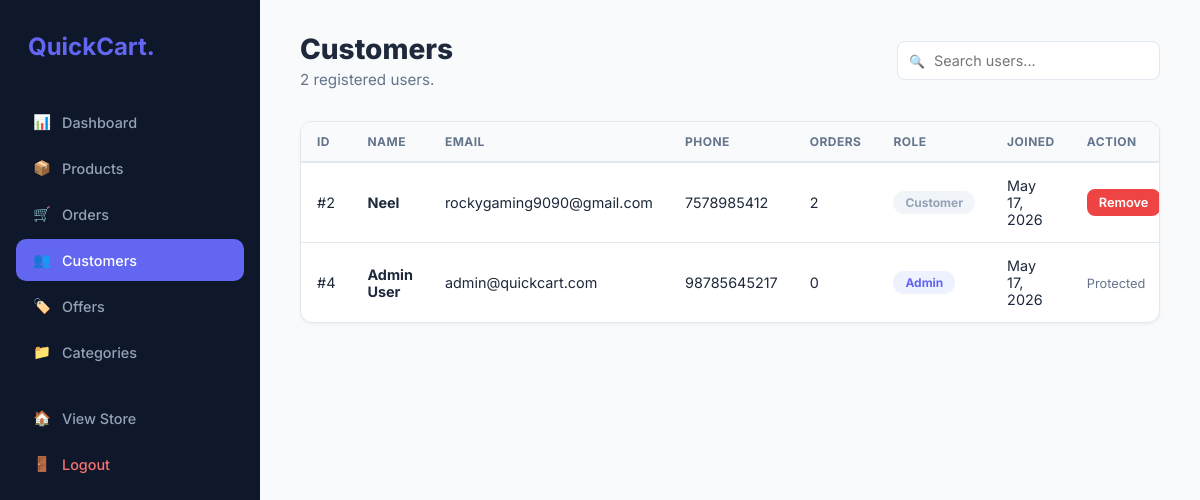
Screenshot of /admin.php?tab=users (signed in) with the database file from the repository.
### tables this page shows
CREATE TABLE `users` (
  `id` int(11) NOT NULL,
  `username` varchar(100) NOT NULL,
  `email` varchar(100) NOT NULL,
  `phone` varchar(20) NOT NULL,
  `address` text NOT NULL,
  `password` varchar(255) NOT NULL,
  `is_admin` tinyint(1) DEFAULT 0,
  `created_at` timestamp NOT NULL DEFAULT current_timestamp()
);

### config.php (called while the page is built, shortened)
<?php
function e(?string $value): string {
    return htmlspecialchars($value ?? '', ENT_QUOTES, 'UTF-8');
}
?>

### includes/admin_tabs/users.php (the view, shortened to what this page needs)
<?php
$stmt = $pdo->prepare("SELECT u.*, (SELECT COUNT(*) FROM orders WHERE user_id = u.id) as order_count FROM users u ORDER BY u.id ASC");
$stmt->execute();
$users = $stmt->fetchAll();
?>
<div class="page-header" style="display:flex;justify-content:space-between;align-items:center">
    <div><h1>Customers</h1><p><?= count($users) ?> registered users.</p></div>
    <div class="search-box"><input type="text" id="searchUsers" placeholder="Search users..."></div>
</div>
<div class="card">
    <div class="card-body" style="padding:0">
        <table id="usersTable">
            <thead><tr><th>ID</th><th>Name</th><th>Email</th><th>Phone</th><th>Orders</th><th>Role</th><th>Joined</th><th>Action</th></tr></thead>
            <tbody>
            <?php foreach($users as $u): ?>
                <tr>
                    <td>#<?= $u['id'] ?></td>
                    <td><strong><?= e($u['username']) ?></strong></td>
                    <td><?= e($u['email']) ?></td>
                    <td><?= e($u['phone']) ?></td>
                    <td><?= $u['order_count'] ?></td>
                    <td>
                        <?php if($u['is_admin']): ?>
                            <span class="badge badge-primary">Admin</span>
                        <?php else: ?>
                            <span class="badge" style="background:#F1F5F9;color:#94A3B8">Customer</span>
                        <?php endif; ?>
                    </td>
                    <td><?= date('M d, Y', strtotime($u['created_at'])) ?></td>
                    <td>
                        <?php if(!$u['is_admin']): ?>
                            <form method="POST" style="display:inline" onsubmit="return confirm('Remove user <?= e($u['username']) ?>? This will also delete their orders.')">
                                <button type="submit" name="delete_user" class="btn btn-sm btn-danger">Remove</button>
                            </form>
                        <?php else: ?>
                            <span style="color:var(--text-light);font-size:.8rem">Protected</span>
                        <?php endif; ?>
                    </td>
                </tr>
            <?php endforeach; ?>
            </tbody>
        </table>
    </div>
</div>

### admin.php (style rules this page uses)
:root { --bg:#F8FAFC;--sidebar:#0F172A;--sidebar-hover:#1E293B;--primary:#6366F1;--primary-soft:#EEF2FF;--success:#10B981;--success-soft:#D1FAE5;--warning:#F59E0B;--warning-soft:#FEF3C7;--danger:#EF4444;--danger-soft:#FEE2E2;--text:#1E293B;--text-light:#64748B;--white:#FFF;--border:#E2E8F0;--shadow:0 1px 3px rgba(0,0,0,.06);--radius:12px }
* { margin:0;padding:0;box-sizing:border-box }
body { background:var(--bg);font-family:'Inter',sans-serif;display:flex;color:var(--text) }
.page-header { margin-bottom:32px }
.page-header h1 { font-size:1.75rem;font-weight:800 }
.page-header p { color:var(--text-light);margin-top:4px;font-size:.95rem }
.card { background:var(--white);border-radius:var(--radius);box-shadow:var(--shadow);border:1px solid var(--border);overflow:hidden;margin-bottom:24px }
.card-body { padding:24px }
table { width:100%;border-collapse:collapse }
th { text-align:left;padding:12px 16px;font-size:.75rem;color:var(--text-light);font-weight:700;text-transform:uppercase;letter-spacing:.04em;border-bottom:2px solid var(--border);background:var(--bg) }
td { padding:14px 16px;border-bottom:1px solid var(--border);font-size:.9rem;vertical-align:middle }
tr:last-child td { border-bottom:none }
.badge { padding:4px 12px;border-radius:20px;font-size:.75rem;font-weight:700;display:inline-block }
.badge-primary { background:var(--primary-soft);color:var(--primary) }
.btn { padding:8px 16px;border-radius:8px;font-weight:600;font-size:.85rem;cursor:pointer;border:none;transition:.2s;text-decoration:none;display:inline-flex;align-items:center;gap:6px;font-family:inherit }
.btn-sm { padding:6px 12px;font-size:.8rem }
.btn-danger { background:var(--danger);color:var(--white) }
select,input[type=text],input[type=number],input[type=email],textarea { padding:10px 14px;border-radius:8px;border:1.5px solid var(--border);font-family:inherit;font-size:.9rem;outline:none;transition:.2s;width:100% }
.search-box { position:relative }
.search-box input { padding-left:36px }
.search-box::before { content:'🔍';position:absolute;left:12px;top:50%;transform:translateY(-50%);font-size:.8rem }

### rows the page displays
users: id "2", username "Neel", email "rockygaming9090@gmail.com", phone "7578985412", order_count "2", is_admin "Customer", created_at "May 17, 2026"
users: id "4", username "Admin User", email "admin@quickcart.com", phone "98785645217", order_count "0", is_admin "Admin", created_at "May 17, 2026"

### other values shown
count($users) "2"
